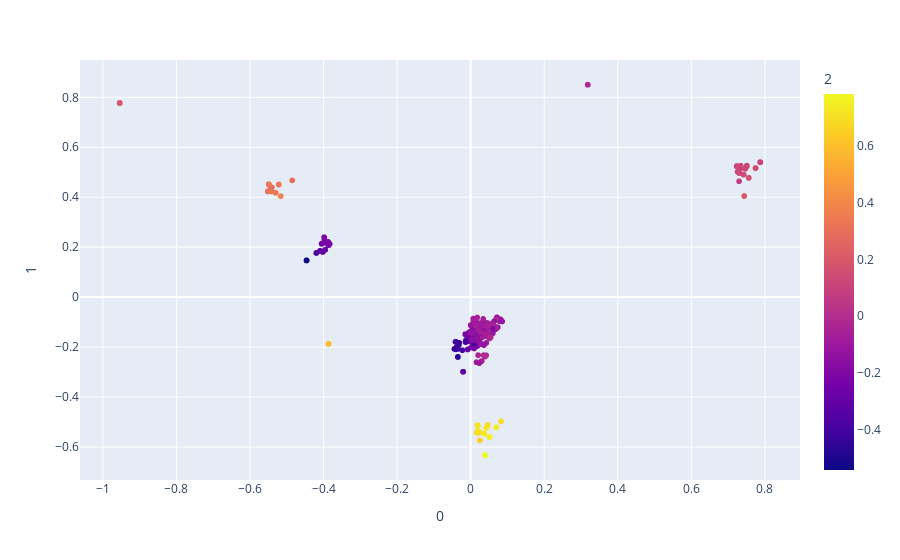

The notebook cell saved with this chart:
### Code cell
pca_type  = PCA(n_components=3, random_state=42)
pca_type.fit(poke_types)
pca_type_3  = pca_type.transform(poke_types)
px.scatter(pd.DataFrame(pca_type_3, index=poke_types.index), x=0, y=1, color=2, 
           hover_name=poke_types.index).show()
explained_variance = pca_type.explained_variance_ratio_
fig = px.bar(x=range(1, len(explained_variance) + 1), y=explained_variance, labels={'x': 'Principal Component', 'y': 'Explained Variance Ratio'})
#fig.show()

### Figure 1 — Plotly figure (JSON) as saved in the notebook; plotly's stock layout.template omitted (floating-point values rounded to 4 significant figures; data arrays with more than 128 entries replaced by an {"elided": "..."} marker saying what was removed)
{"data": [{"hovertemplate": "<b>%{hovertext}</b><br><br>0=%{x}<br>1=%{y}<br>2=%{marker.color}<extra></extra>", "hovertext": {"elided": "1215 str values"}, "legendgroup": "", "marker": {"color": {"elided": "1215 float values"}, "coloraxis": "coloraxis", "symbol": "circle"}, "mode": "markers", "name": "", "showlegend": false, "type": "scattergl", "x": {"elided": "1215 float values"}, "xaxis": "x", "y": {"elided": "1215 float values"}, "yaxis": "y"}], "layout": {"coloraxis": {"colorbar": {"title": {"text": "2"}}, "colorscale": [[0, "#0d0887"], [0.1111, "#46039f"], [0.2222, "#7201a8"], [0.3333, "#9c179e"], [0.4444, "#bd3786"], [0.5556, "#d8576b"], [0.6667, "#ed7953"], [0.7778, "#fb9f3a"], [0.8889, "#fdca26"], [1, "#f0f921"]]}, "legend": {"tracegroupgap": 0}, "margin": {"t": 60}, "xaxis": {"anchor": "y", "domain": [0, 1], "title": {"text": "0"}}, "yaxis": {"anchor": "x", "domain": [0, 1], "title": {"text": "1"}}}}
